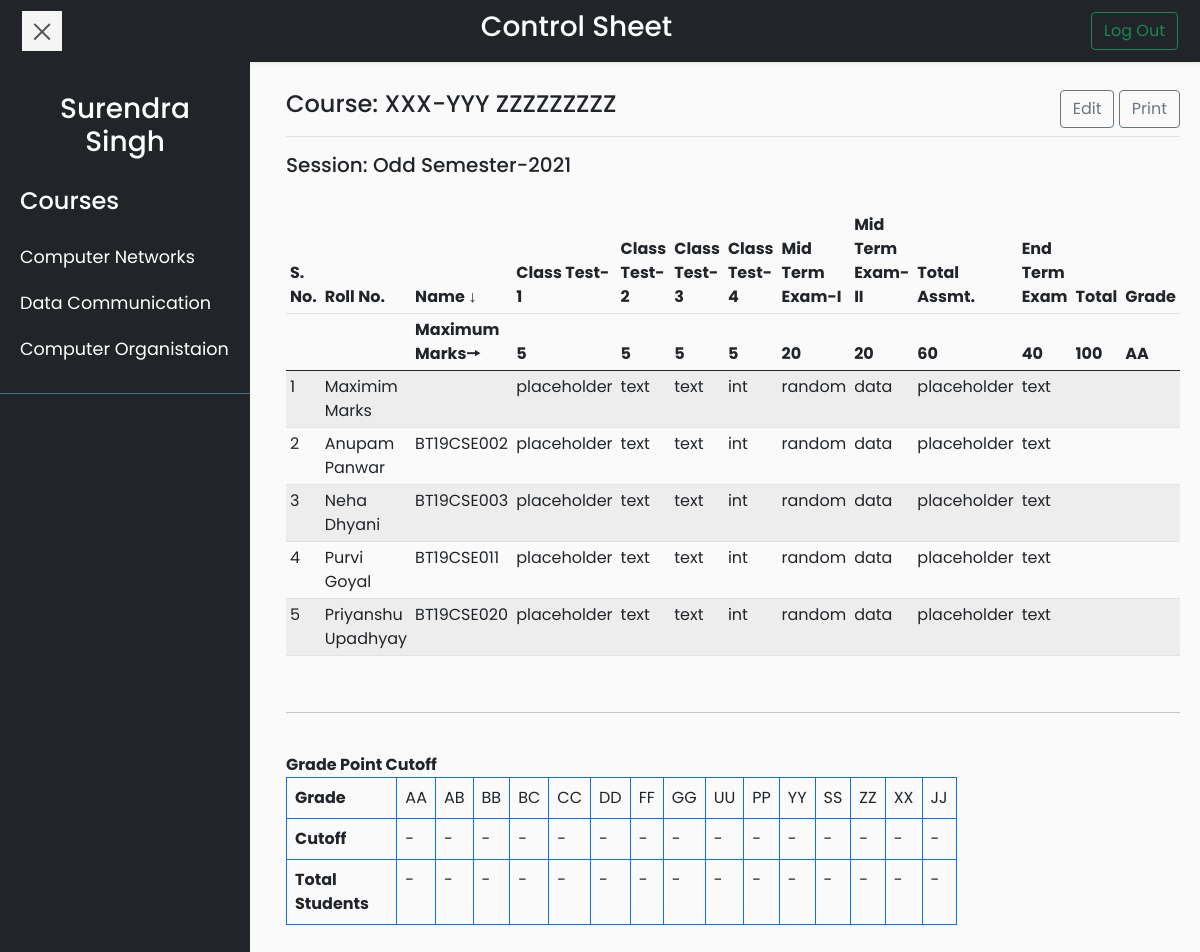
The page /Codes/coursetable.php?course=CSL-258 (signed in) on the database its author committed.
### tables this page shows
CREATE TABLE `users` (
  `id` int(11) NOT NULL,
  `username` varchar(50) NOT NULL,
  `email` varchar(50) NOT NULL,
  `password` varchar(20) NOT NULL
);

CREATE TABLE `courses` (
  `id` int(11) NOT NULL,
  `course_name` varchar(50) NOT NULL,
  `course_code` varchar(20) NOT NULL,
  `batch` varchar(20) NOT NULL
);

CREATE TABLE `controlsheet` (
  `course_code` varchar(20) NOT NULL,
  `roll_no` varchar(20) NOT NULL,
  `name` varchar(50) NOT NULL,
  `class_test_1` float NOT NULL,
  `class_test_2` float NOT NULL,
  `mid_term_1` float NOT NULL,
  `mid_term_2` float NOT NULL,
  `end_term` float NOT NULL,
  `total_marks` float NOT NULL,
  `grade` varchar(5) NOT NULL
);

### Codes/coursetable.php (the view, shortened to what this page needs)
<?php
if(isset($_SESSION['id']))
{
    ?>
<!DOCTYPE html>
<html>
<head>
    <link rel="stylesheet" href="css/bootstrap.min.css">
    <link rel="stylesheet" href="css/custom.css">
    <?php
    require_once __DIR__ . '\connection\connect.php';
    if (isset($_GET['course']))
        $cd = $_GET['course'];
    else {
        header('Location: dashboard.php?error=ERROR OCCURRED');
        exit();
    }
    ?>
</head>
<body>
    <nav class="navbar navbar-light bg-dark">
        <div class="container-fluid">
            <button type="button" id="sidebarCollapse" class="navbar-btn">
                <span></span>
            </button>
            <span class="text-white h3">Control Sheet</span>
            <form class="d-flex">
                <a href="logout.php">
                    <button class="btn btn-outline-success" type="button">Log Out</button>
                </a>
            </form>
        </div>
    </nav>
    <div class="wrapper">
        <nav id="sidebar">
            <ul class="list-unstyled components">
                <div class="sidebar-header">
                    <?php
                    $sql = "SELECT id FROM courses WHERE course_code='$cd'";
                    $result = $conn->query($sql);
                    if ($result->num_rows > 0) {
                        $row = $result->fetch_assoc();
                        $id = $row['id'];
                    } else {
                        header('Location: index.php');
                        exit();
                    }
                    $sql = "SELECT username FROM users WHERE id=$id";
                    $result = $conn->query($sql);
                    if ($result->num_rows == 1) {
                        $row = $result->fetch_assoc();
                        $uname = $row['username'];
                    }
                    ?>
                    <h3><?php echo $uname; ?></h3>
                </div>
                <p class="h4">Courses</p>
                <?php
                $sql = "SELECT course_name,course_code FROM courses WHERE id=$id";
                $result = $conn->query($sql);
                while ($row = $result->fetch_assoc()) {
                ?>
                    <li>
                        <a href="coursetable.php?course=<?php echo $row['course_code'];?>"><?php echo $row['course_name']; ?></a>
                    </li>
                <?php } ?>
            </ul>
        </nav>
        <div id="content">
            <main class="col-md-auto ms-sm-3 col-lg-auto px-md-auto" id="printableTable">
                <div class="d-flex justify-content-between flex-wrap flex-md-nowrap align-items-center pt-2 pb-2 mb-3 border-bottom btn-toolbar mb-3" role="toolbar" aria-label="Toolbar with button groups">
                    <h4 class="h4">Course: XXX-YYY ZZZZZZZZZ</h4>
                    <div class="d-grid gap-2 d-md-block" role="group" aria-label="First group">
                        <a type="button" class="btn btn-outline-secondary" href="edit.php">Edit</a>
                        <a type="button" class="btn btn-outline-secondary" href="print.php">Print</a>
                    </div>
                </div>
                <h5>Session: Odd Semester-2021</h5>
                <br>
                <div class="table-responsive">
                    <table class="table table-striped table-sm">
                        <thead>
                            <tr>
                                <th>S. No.</th>
                                <th>Roll No.</th>
                                <th>Name ↓</th>
                                <th>Class Test-1</th>
                                <th>Class Test-2</th>
                                <th>Class Test-3</th>
                                <th>Class Test-4</th>
                                <th>Mid Term Exam-I</th>
                                <th>Mid Term Exam-II</th>
                                <th>Total Assmt.</th>
                                <th>End Term Exam</th>
                                <th>Total</th>
                                <th>Grade</th>
                            </tr>
                            <tr>
                                <th></th>
                                <th></th>
                                <th>Maximum Marks🠖</th>
                                <th>5</th>
                                <th>5</th>
                                <th>5</th>
                                <th>5</th>
                                <th>20</th>
                                <th>20</th>
                                <th>60</th>
                                <th>40</th>
                                <th>100</th>
                                <th>AA</th>
                            </tr>
                        </thead>
                        <tbody>
                            <?php
                            $sql = "SELECT name ,roll_no FROM controlsheet WHERE course_code='$cd'";
                            $result = $conn->query($sql);
                            $n = $result->num_rows;
                            $a = $n - 1;
                            while ($row = $result->fetch_assoc()) { ?>
                                <tr>
                                    <td><?php echo $n - $a; ?></td>
                                    <td> <?php echo $row['name']; ?></td>
                                    <td><?php echo $row['roll_no']; ?></td>
                                    <td>placeholder</td>
                                    <td>text</td>
                                    <td>text</td>
                                    <td>int</td>
                                    <td>random</td>
                                    <td>data</td>
                                    <td>placeholder</td>
                                    <td>text</td>
                                    <td></td>
                                    <td></td>
                                </tr>
                            <?php $a--;
                            } ?>
                        </tbody>
                    </table>
                </div>
                <br>
                <hr>
                <br>
                <div class="table-responsive grade">
                    <table class="table table-bordered border-primary grades">
                        <thead>
                            <tr>
                                <strong>Grade Point Cutoff</strong>
                            </tr>
                        </thead>
                        <tbody>
                            <tr>
                                <td><strong>Grade</strong></td>
                                <td>AA</td>
                                <td>AB</td>
                                <td>BB</td>
                                <td>BC</td>
                                <td>CC</td>
                                <td>DD</td>
                                <td>FF</td>
                                <td>GG</td>
                                <td>UU</td>
                                <td>PP</td>
                                <td>YY</td>
                                <td>SS</td>
                                <td>ZZ</td>
                                <td>XX</td>
                                <td>JJ</td>
                            </tr>
                            <tr>
                                <td scope="row"><strong>Cutoff</strong></td>
                                <td scope="row">-</td>
                                <td scope="row">-</td>
                                <td scope="row">-</td>
                                <td scope="row">-</td>
                                <td scope="row">-</td>
                                <td scope="row">-</td>
                                <td scope="row">-</td>
                                <td scope="row">-</td>
                                <td scope="row">-</td>
                                <td scope="row">-</td>
                                <td scope="row">-</td>
                                <td scope="row">-</td>
                                <td scope="row">-</td>
                                <td scope="row">-</td>
                                <td scope="row">-</td>
                            </tr>
                            <tr>
                                <td><strong>Total Students</strong></td>
                                <td>-</td>
                                <td>-</td>
                                <td>-</td>
                                <td>-</td>
                                <td>-</td>
                                <td>-</td>
                                <td>-</td>
                                <td>-</td>
                                <td>-</td>
                                <td>-</td>
                                <td>-</td>
                                <td>-</td>
                                <td>-</td>
                                <td>-</td>
                                <td>-</td>
                            </tr>
                        </tbody>
                    </table>
                </div>
            </main>
        </div>
    </div>
    <?php
}
else
{
    header('Location: index.php?error=INVALID REQUEST');
    exit();
}
?>
</body>
</html>

### Codes/css/custom.css (style rules this page uses)
body { font-family: 'Poppins', sans-serif; background: #fafafa; }
p { font-family: 'Poppins', sans-serif; font-size: 1.1em; font-weight: 300; line-height: 1.7em; color: #999; }
a, a:hover, a:focus { color: inherit; text-decoration: none; transition: all 0.3s; }
.navbar { padding: 10px 10px; background: #fff; border: none; border-radius: 5; margin-bottom: 0px; box-shadow: 1px 1px 3px rgba(0, 0, 0, 0.1); }
.navbar-btn { box-shadow: none; outline: none !important; border: none; }
.wrapper { display: flex; width: 100%; align-items: stretch; perspective: 1500px; }
#sidebar { font-size: medium; min-width: 250px; max-width: 250px; background: #212529; color: #fff; transition: all 0.6s cubic-bezier(0.945, 0.020, 0.270, 0.665); transform-origin: bottom left; }
#sidebar .sidebar-header { padding: 10px; background: #212529; text-align:center; }
#sidebar ul.components { padding: 20px 10px; border-bottom: 1px solid #47748b; }
#sidebar ul p { color: #fff; padding: 10px; }
#sidebar ul li a { padding: 10px; font-size: 1.1em; display: block; }
.grades { width:75%; }
#content { width: 100%; padding: 20px; min-height: 100vh; transition: all 0.3s; }
#sidebarCollapse { width: 40px; height: 40px; background: #f5f5f5; cursor: pointer; }
#sidebarCollapse span { width: 80%; height: 2px; margin: 0 auto; display: block; background: #555; transition: all 0.8s cubic-bezier(0.810, -0.330, 0.345, 1.375); transition-delay: 0.2s; }
#sidebarCollapse span:last-of-type { transform: rotate(-45deg) translate(1px, -1px); }

### rows shown on the page
users: username "Surendra Singh"
courses: course_name "Computer Networks"
courses: course_name "Data Communication"
courses: course_name "Computer Organistaion"
controlsheet: a "1", name "Maximim Marks"
controlsheet: a "2", name "Anupam Panwar", roll_no "BT19CSE002"
controlsheet: a "3", name "Neha Dhyani", roll_no "BT19CSE003"
controlsheet: a "4", name "Purvi Goyal", roll_no "BT19CSE011"
controlsheet: a "5", name "Priyanshu Upadhyay", roll_no "BT19CSE020"
